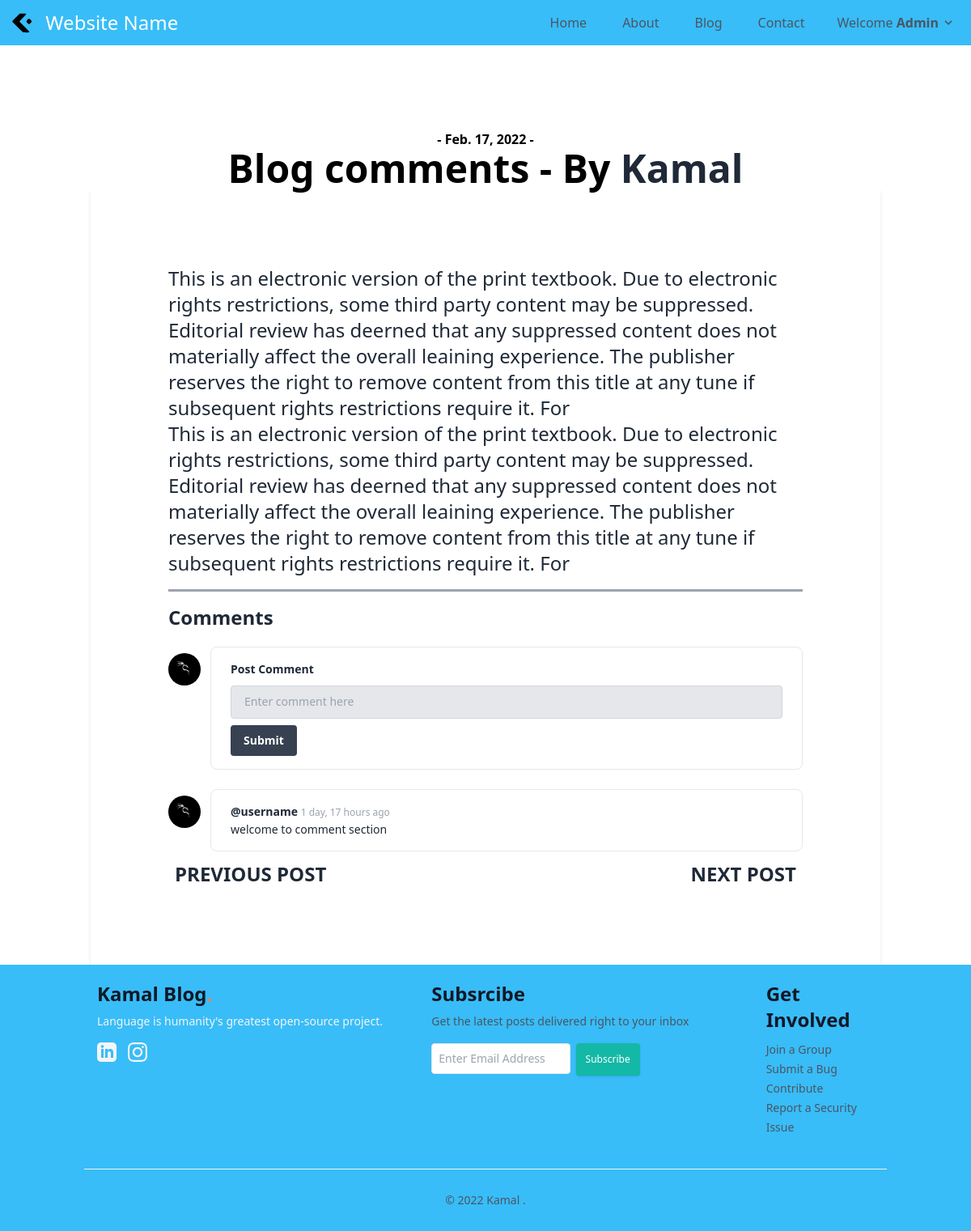
Page /blog/Blog comments/ (signed in) on the committed database.
### blog/models.py (models this page shows, shortened)
class Post(models.Model):
    sno=models.AutoField(primary_key=True)
    category=models.CharField(max_length=50)
    title=models.CharField(max_length=255)
    author=models.CharField(max_length=14)
    slug=models.CharField(max_length=130)
    timeStamp=models.DateField(blank=True, null=True)
    timeRead=models.IntegerField()
    image=models.ImageField(upload_to='Images', default="")
    content=models.TextField()

class BlogComment(models.Model):
    sno= models.AutoField(primary_key=True)
    comment=models.TextField()
    user=models.ForeignKey(User, on_delete=models.CASCADE)
    post=models.ForeignKey(Post, on_delete=models.CASCADE)
    parent=models.ForeignKey('self',on_delete=models.CASCADE, null=True )
    timestamp= models.DateTimeField(default=now)

### blog/views.py (the view)
# urls.py: path('<str:slug>/', views.blogPage, name="blogPage"),
def blogPage(request, slug):
    post=Post.objects.filter(slug=slug).first()
    comments= BlogComment.objects.filter(post=post, parent=None)
    context={"post":post, 'comments': comments,}
    return render(request, "blog/blogPage.html", context)

### templates/blog/blogpage.html (shortened to what this page needs)
{% extends 'basic.html' %}
{% load static %}
{% load humanize %}
{% load extras %}
{% block body %}
<div class="text-center pt-16 md:pt-16">
    <p class="text-sm md:text-base text-grey-500 font-bold">- {{post.timeStamp}} -
    </p>
    <h1 class="font-bold break-normal text-3xl md:text-5xl">{{post.title}} - By <a class="text-gray-800  no-underline"
            href="/about">{{post.author}}</a></h1>
</div>
<div class="container max-w-5xl mx-auto">
    <div class="mx-0 sm:mx-6">
        <div class="bg-white w-full p-8 md:p-24 text-xl md:text-2xl text-gray-800 leading-normal shadow-md">
            <p class="font-serif">
                {{post.content|safe}}
            </p>
            <hr class=" border-b-2 border-gray-400 my-4 ">
            <div class="bg-white w-full h-auto flex flex-col space-y-2">
                <div>
                    <strong class=" ">Comments</strong>
                </div>
                {% if user.is_authenticated %}
                <form action="/blog/postComment/" method="post">
                    <div class="flex ">
                        <div class="  flex my-3 w-full">
                            <div class="  flex-shrink-0 mr-3"><img src="/media/Images/kali.png" alt=""
                                    class="  mt-2 rounded-full w-8 h-8 sm:w-10 sm:h-10"></div>
                            <div
                                class="text-sm flex-1 border rounded-lg px-4 py-2 sm:px-6 sm:py-4 space-y-2 leading-relaxed  max-w-[75vw] break-words">
                                <strong class=" ">Post Comment</strong>
                                <input required name="comment" placeholder="Enter comment here"
                                    class="bg-gray-200 w-full text-gray-700 focus:outline-none focus:shadow-outline border border-gray-300 rounded py-2 px-4 block appearance-none"
                                    type="text">
                                <button type="submit"
                                    class=" bg-gray-700 text-white font-bold py-2 px-4 rounded hover:bg-gray-600">Submit</button>
                            </div>
                        </div>
                    </div>
                </form>
                {% else %}
                <p>
                    Please <span><a class="text-sky-400 text-xl" href="#">login</a></span> to post a comment
                </p>
                {% endif %}
            </div>
            {% for comment in comments %}
            <div class="flex ">
                <div class="  flex my-3 w-full">
                    <div class="  flex-shrink-0 mr-3"><img src="/media/Images/kali.png" alt=""
                            class="  mt-2 rounded-full w-8 h-8 sm:w-10 sm:h-10"></div>
                    <div
                        class="text-sm flex-1 border rounded-lg px-4 py-2 sm:px-6 sm:py-4 leading-relaxed  max-w-[75vw] break-words">
                        <strong class=" ">@{{comment.user.username}}</strong> <span
                            class="  text-xs text-gray-400">{{comment.timestamp| naturaltime}}</span>
                        <p class="  text-sm"> {{comment.comment}}</p>
                    </div>
                </div>
            </div>
            {% endfor %}
            <div class="flex justify-between border-t border-lila py-12 mt-10">
                <a href="/" class="flex items-center">
                    <span class="font-body font-bold text-primary text-lg uppercase block pl-2 md:pl-5">Previous
                        Post</span>
                </a>
                <a href="/" class="flex items-center">
                    <span class="font-body font-bold text-primary text-lg uppercase block pr-2 md:pr-5">Next
                        Post</span>
                </a>
            </div>
        </div>
    </div>
</div>
{% endblock body %}

### templates/basic.html (shortened to what this page needs)
<!DOCTYPE html>
<html lang="en">
<head>
    <link rel="stylesheet" href="/static/style.css">
</head>
<body class="bg-white font-sans leading-normal tracking-normal">
    <nav class="flex items-center justify-between flex-wrap bg-sky-400 p-2 fixed w-full z-10 top-0">
        <div class="flex items-center flex-shrink-0 text-white mr-6">
            <img class="h-10" src="/media/logo.svg" alt="">
            <a class="text-white no-underline hover:text-white hover:no-underline" href="/">
                <span class="text-2xl pl-2"> Website Name</span>
            </a>
        </div>
        <div class="w-full flex-grow lg:flex lg:items-center lg:w-auto hidden pt-6 lg:pt-0" id="nav-content">
            <ul class="list-reset lg:flex justify-end flex-1 items-center">
                <li class="mr-3 ">
                    <a class="inline-block  text-gray-600 {% block homeactive %}  {% endblock homeactive %} py-2 px-4  no-underline hover:text-gray-200"
                        href="/">Home</a>
                </li>
                <li class="mr-3">
                    <a class="inline-block text-gray-600 no-underline hover:text-gray-200 hover:text-underline py-2 px-4"
                        href="/about">About</a>
                </li>
                <li class="mr-3">
                    <a class="inline-block text-gray-600 no-underline hover:text-gray-200 hover:text-underline py-2 px-4"
                        href="/blog">Blog</a>
                </li>
                <li class="mr-3">
                    <a class="inline-block text-gray-600 no-underline hover:text-gray-200 hover:text-underline py-2 px-4"
                        href="/contact">Contact</a>
                </li>
                {% if user.is_authenticated %}
                <div class="group inline-block text-gray-600">
                    <button
                        class="outline-none focus:outline-none px-3 py-1 bg-sky-400 rounded-sm flex items-center min-w-32">
                        <span class="pr-1  hover:text-gray-100 flex-1">Welcome <span class=" font-semibold">
                                {{request.user}}</span></span>
                        <span>
                            <svg class="fill-current h-4 w-4 transform group-hover:-rotate-180
                          transition duration-150 ease-in-out" xmlns="http://www.w3.org/2000/svg" viewBox="0 0 20 20">
                                <path d="M9.293 12.95l.707.707L15.657 8l-1.414-1.414L10 10.828 5.757 6.586 4.343 8z" />
                            </svg>
                        </span>
                    </button>
                </div>
        </div>
        {% endif %}
    </nav>
    {% block body %}{% endblock body %}
    <div>
        <footer class="bg-sky-400 font-sans relative pt-5 pb-3 md:pb-6">
            <div class="container mx-auto px-4">
                <div class="flex flex-wrap">
                    <div class="flex w-full md:w-5/12">
                        <div class="text-2xl px-4">
                            <h3 class="font-bold text-gray-900 dark:text-gray-100">Kamal
                                Blog<span style="color: #FF7F50;">.</span>
                            </h3>
                            <p class="mt-2 mb-4 text-gray-100 dark:text-gray-100 text-sm">
                                Language is humanity's greatest open-source project.
                            </p>
                            <div class="flex-row my-4">
                                <a class="h-8 w-8 rounded-full outline-none focus:outline-none" type="button" href="#">
                                </a>
                                <a class="h-8 w-8 rounded-full outline-none focus:outline-none" type="button" href="#">
                                </a>
                            </div>
                        </div>
                    </div>
                    <div class="flex w-full md:w-5/12 px-4">
                        <div class="text-2xl">
                            <p class="font-bold text-gray-900 dark:text-gray-100">Subsrcibe</p>
                            <p class="mt-2 mb-4 text-gray-600 dark:text-gray-100 text-sm">Get the latest posts delivered
                                right
                                to your inbox</p>
                            <div class="my-4">
                                <form id="footerForm" action="/subscribe/" method="POST" class="form-horizontal">
                                    <input type="email" name="email" size="14"
                                        class="p-2 border border-grey-light rounded text-black placeholder-gray-400 text-sm h-auto
                                                focus:bg-white focus:outline-none focus:ring-2 focus:ring-teal-400 focus:border-transparent"
                                        placeholder="Enter Email Address" required="required">
                                    <input type="submit" id="emailBtn" value="Subscribe"
                                        class="bg-teal-500 text-white active:bg-teal-400
                                                    rounded shadow hover:shadow-lg outline-none focus:outline-none h-auto text-xs p-3">
                                </form>
                            </div>
                        </div>
                    </div>
                    <div class="flex w-full md:w-2/12 px-4">
                        <div class="flex flex-wrap items-top">
                            <div class="w-full  ml-auto">
                                <p class="font-bold text-2xl text-gray-900 dark:text-gray-100">Get Involved</p>
                                <ul class="list-unstyled mt-2 mb-4">
                                    <li>
                                        <a class="text-gray-600 dark:text-gray-100 hover:underline py-1 text-sm"
                                            href='#'>Join a Group</a>
                                    </li>
                                    <li>
                                        <a class="text-gray-600 dark:text-gray-100 hover:underline py-1 text-sm"
                                            href='#'>Submit a Bug</a>
                                    </li>
                                    <li>
                                        <a class="text-gray-600 dark:text-gray-100 hover:underline py-1 text-sm"
                                            href='#'>Contribute</a>
                                    </li>
                                    <li>
                                        <a class="text-gray-600 dark:text-gray-100 hover:underline py-1 text-sm"
                                            href='#'>Report a Security Issue</a>
                                    </li>
                                </ul>
                            </div>
                        </div>
                    </div>
                </div>
                <hr class="my-3 md:my-6 border-gray-100" />
                <div class="flex flex-wrap items-center md:justify-between justify-center">
                    <div class="w-full md:w-4/12 px-4 mx-auto text-center">
                        <div class="text-sm text-gray-600 dark:text-gray-100 py-1">
                            &copy;
                            <span id="year">2022</span>
                            <a href="#" class="hover:underline hover:text-gray-500">Kamal
                            </a>.
                        </div>
                    </div>
                </div>
            </div>
        </footer>
    </div>
</body>
</html>

### templates/basic.html (style rules this page uses)
.min-w-32 { min-width: 8rem }

### rows in the picture
Post: timeStamp "Feb. 17, 2022", title "Blog comments", author "Kamal", content "This is an electronic version of the print textbook. Due to electronic rights restrictions, some third party content may be suppressed. Editorial review has deerned that any suppressed content does not materially affect the overall leaining experience. The publisher reserves the right to remove content from this title at any tune if subsequent rights restrictions require it. For This is an electronic version of the print textbook. Due to electronic rights restrictions, some third party content may be suppressed. Editorial review has deerned that any suppressed content does not materially affect the overall leaining experience. The publisher reserves the right to remove content from this…"
BlogComment: user.username "username", timestamp "1 day, 17 hours ago", comment "welcome to comment section"

### other values in the picture
{{ request.user }} "Admin"
